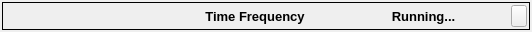
<?xml version="1.0" encoding="UTF-8"?>
<ui version="4.0">
 <class>AwStatusBarProcessIndicatorWidgetClass</class>
 <widget class="QWidget" name="AwStatusBarProcessIndicatorWidgetClass">
  <property name="geometry">
   <rect>
    <x>0</x>
    <y>0</y>
    <width>532</width>
    <height>31</height>
   </rect>
  </property>
  <property name="maximumSize">
   <size>
    <width>16777215</width>
    <height>31</height>
   </size>
  </property>
  <property name="font">
   <font>
    <family>MS Shell Dlg 2</family>
    <pointsize>10</pointsize>
   </font>
  </property>
  <property name="windowTitle">
   <string>AwProcessIndicatorWidget</string>
  </property>
  <property name="styleSheet">
   <string notr="true"/>
  </property>
  <layout class="QGridLayout" name="gridLayout">
   <property name="margin">
    <number>2</number>
   </property>
   <property name="spacing">
    <number>2</number>
   </property>
   <item row="0" column="0">
    <widget class="QFrame" name="frame">
     <property name="styleSheet">
      <string notr="true"/>
     </property>
     <property name="frameShape">
      <enum>QFrame::Box</enum>
     </property>
     <property name="frameShadow">
      <enum>QFrame::Plain</enum>
     </property>
     <layout class="QGridLayout" name="gridLayout_2">
      <property name="margin">
       <number>2</number>
      </property>
      <item row="0" column="2">
       <layout class="QHBoxLayout" name="horizontalLayout">
        <item>
         <widget class="AwProgressIndicator" name="processIndicator" native="true">
          <property name="sizePolicy">
           <sizepolicy hsizetype="Preferred" vsizetype="Preferred">
            <horstretch>0</horstretch>
            <verstretch>0</verstretch>
           </sizepolicy>
          </property>
         </widget>
        </item>
        <item>
         <widget class="QLabel" name="labelProcess">
          <property name="sizePolicy">
           <sizepolicy hsizetype="Preferred" vsizetype="Preferred">
            <horstretch>0</horstretch>
            <verstretch>0</verstretch>
           </sizepolicy>
          </property>
          <property name="font">
           <font>
            <family>MS Shell Dlg 2</family>
            <weight>75</weight>
            <italic>false</italic>
            <bold>true</bold>
           </font>
          </property>
          <property name="styleSheet">
           <string notr="true">font:bold;</string>
          </property>
          <property name="text">
           <string>Time Frequency</string>
          </property>
          <property name="scaledContents">
           <bool>true</bool>
          </property>
          <property name="alignment">
           <set>Qt::AlignCenter</set>
          </property>
         </widget>
        </item>
        <item>
         <widget class="QLabel" name="labelMessage">
          <property name="sizePolicy">
           <sizepolicy hsizetype="Preferred" vsizetype="Preferred">
            <horstretch>0</horstretch>
            <verstretch>0</verstretch>
           </sizepolicy>
          </property>
          <property name="font">
           <font>
            <family>MS Shell Dlg 2</family>
            <weight>75</weight>
            <italic>false</italic>
            <bold>true</bold>
           </font>
          </property>
          <property name="styleSheet">
           <string notr="true">font:bold;</string>
          </property>
          <property name="text">
           <string>Running...</string>
          </property>
          <property name="scaledContents">
           <bool>true</bool>
          </property>
          <property name="alignment">
           <set>Qt::AlignCenter</set>
          </property>
         </widget>
        </item>
        <item>
         <widget class="QToolButton" name="buttonMenu">
          <property name="contextMenuPolicy">
           <enum>Qt::DefaultContextMenu</enum>
          </property>
          <property name="text">
           <string/>
          </property>
          <property name="checkable">
           <bool>false</bool>
          </property>
          <property name="popupMode">
           <enum>QToolButton::InstantPopup</enum>
          </property>
          <property name="toolButtonStyle">
           <enum>Qt::ToolButtonTextOnly</enum>
          </property>
         </widget>
        </item>
       </layout>
      </item>
     </layout>
    </widget>
   </item>
  </layout>
 </widget>
 <layoutdefault spacing="6" margin="11"/>
 <customwidgets>
  <customwidget>
   <class>AwProgressIndicator</class>
   <extends>QWidget</extends>
   <header>Process/AwProgressIndicator.h</header>
   <container>1</container>
  </customwidget>
 </customwidgets>
 <resources/>
 <connections/>
</ui>
